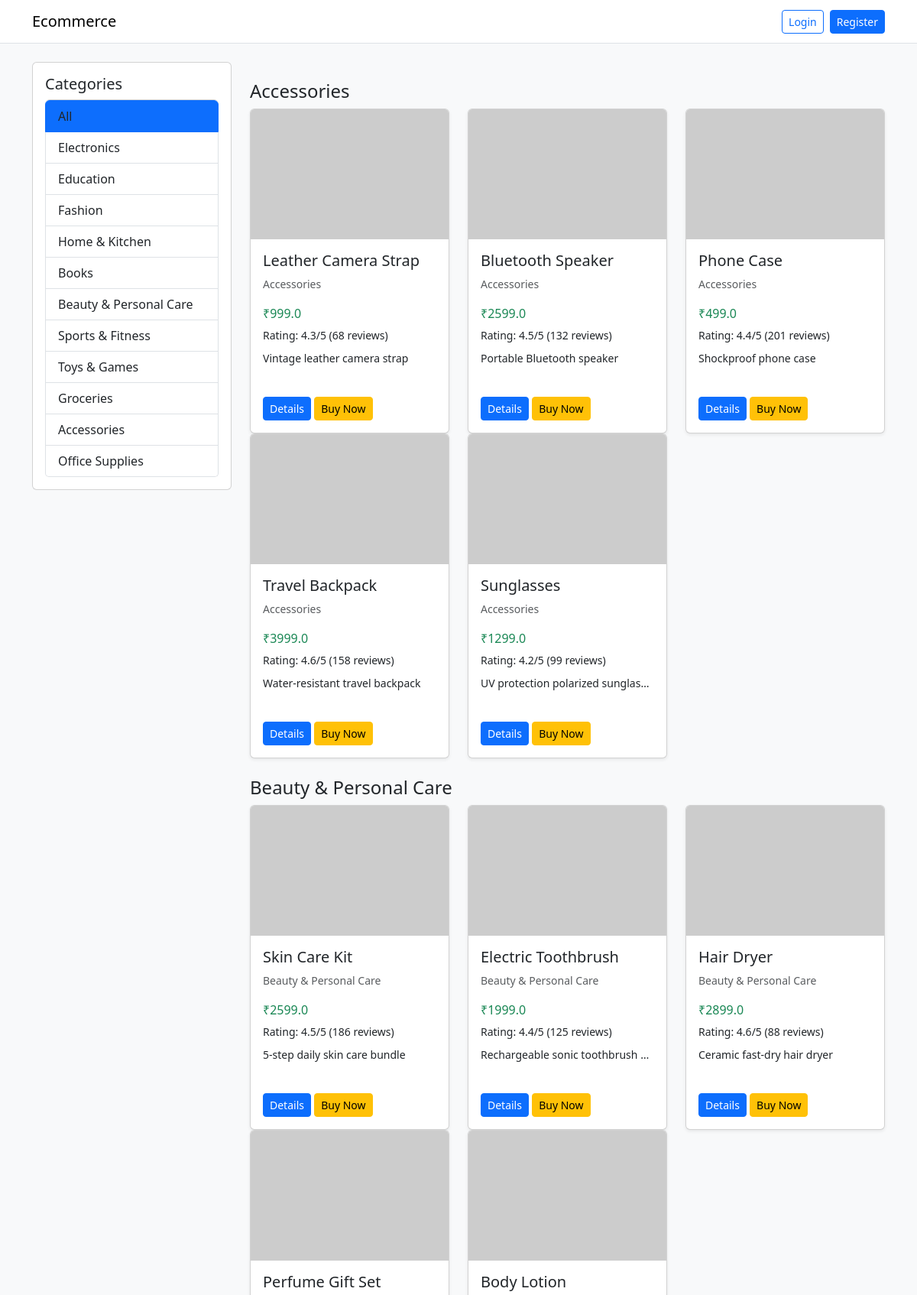
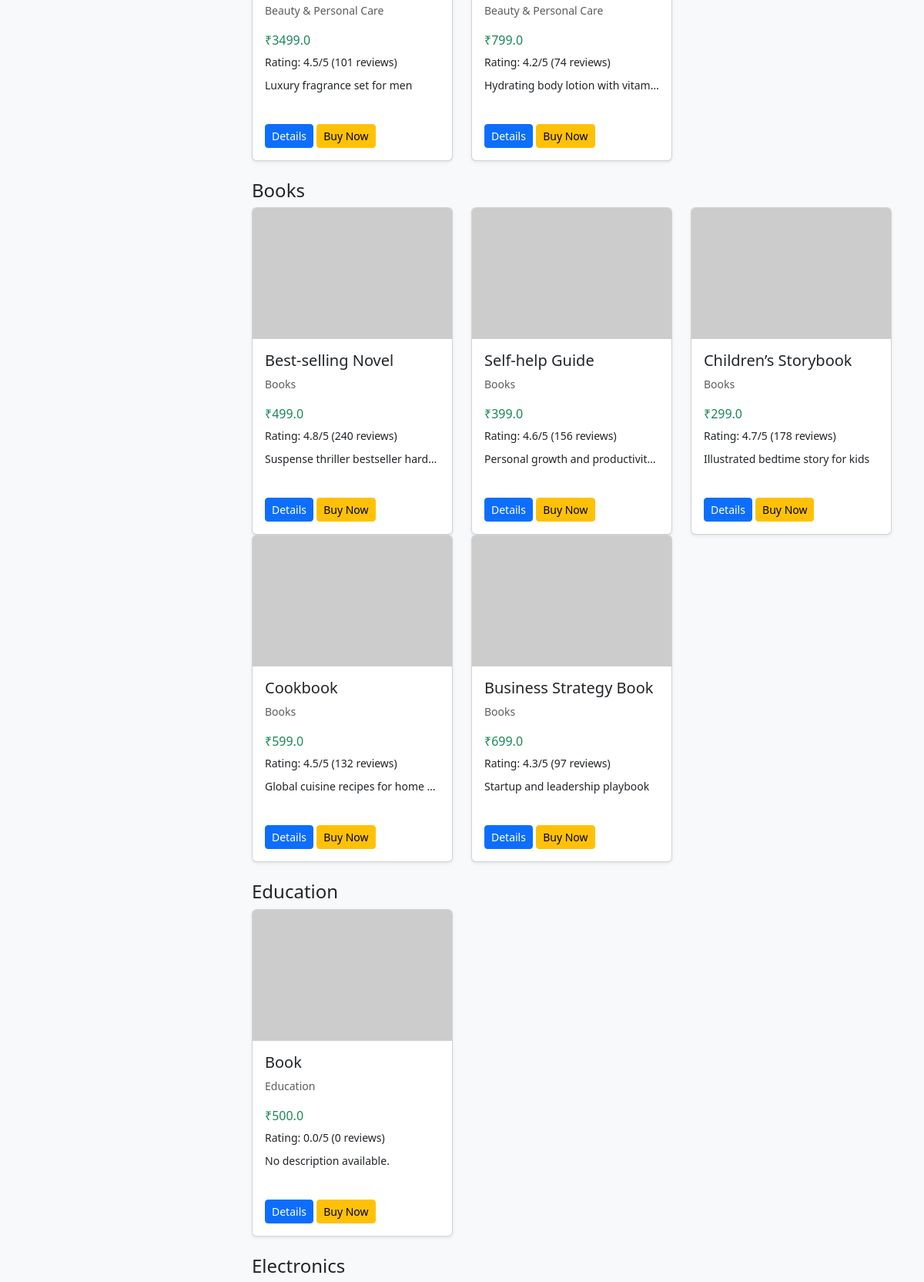
Page /products (upper part) on the committed database (2 pictures, top to bottom).
### tables this page shows
CREATE TABLE products (
            product_id INTEGER PRIMARY KEY AUTOINCREMENT,
            product_name TEXT,
            category TEXT,
            price REAL
        , image_url TEXT, description TEXT, rating REAL, review_count INTEGER);

### app.py (the view)
@app.route('/products')
def products():
    user = get_logged_in_user()
    selected_category = request.args.get('category', '')
    search_query = request.args.get('q', '').strip()
    db = get_db()
    cursor = db.cursor()
    cursor.execute('SELECT DISTINCT category FROM products')
    categories = [c[0] for c in cursor.fetchall()]
    if search_query:
        like_term = f'%{search_query}%'
        cursor.execute('SELECT product_id, product_name, category, price, image_url, description, rating, review_count FROM products WHERE product_name LIKE ? OR description LIKE ? OR category LIKE ? ORDER BY category, product_id', (like_term, like_term, like_term))
    elif selected_category and selected_category in categories:
        cursor.execute('SELECT product_id, product_name, category, price, image_url, description, rating, review_count FROM products WHERE category = ? ORDER BY product_id', (selected_category,))
    else:
        cursor.execute('SELECT product_id, product_name, category, price, image_url, description, rating, review_count FROM products ORDER BY category, product_id')
    products_list = cursor.fetchall()
    cursor.close()
    db.close()
    products_data = [
        {
            'product_id': p[0],
            'product_name': p[1],
            'category': p[2],
            'price': p[3],
            'image_url': p[4] or 'https://via.placeholder.com/300x200?text=Product',
            'description': p[5] or 'No description available.',
            'rating': p[6] or 0,
            'review_count': p[7] or 0
        }
        for p in products_list
    ]
    grouped = {}
    for item in products_data:
        grouped.setdefault(item['category'], []).append(item)
    return render_template('products.html', categories=categories, selected_category=selected_category, grouped_products=grouped, user=user)

### app.py (called while the page is built, shortened)
def get_logged_in_user():
    if 'user_id' not in session:
        return None

### db.py (called while the page is built)
def get_db():
    return sqlite3.connect('ecommerce.db')

### templates/products.html (shortened to what this page needs)
<!DOCTYPE html>
<html>
<head>
    <link href="https://cdn.jsdelivr.net/npm/bootstrap@5.3.0/dist/css/bootstrap.min.css" rel="stylesheet">
</head>
<body class="bg-light">
<nav class="navbar navbar-expand-lg navbar-light bg-white border-bottom">
    <div class="container">
        <a class="navbar-brand" href="/">Ecommerce</a>
        <div class="d-flex align-items-center">
            {% if user %}
                <span class="me-3">Welcome, {{ user.name }}</span>
                <a class="btn btn-outline-secondary btn-sm" href="/logout">Logout</a>
            {% else %}
                <a class="btn btn-outline-primary btn-sm me-2" href="/login">Login</a>
                <a class="btn btn-primary btn-sm" href="/register">Register</a>
            {% endif %}
        </div>
    </div>
</nav>
<div class="container mt-4">
    <div class="row">
        <div class="col-md-3">
            <div class="card p-3 mb-3">
                <h5>Categories</h5>
                <ul class="list-group">
                    <li class="list-group-item {% if not selected_category %}active{% endif %}"><a href="/products" class="text-decoration-none text-dark">All</a></li>
                    {% for category in categories %}
                        <li class="list-group-item {% if selected_category == category %}active{% endif %}"><a href="/products?category={{ category }}" class="text-decoration-none text-dark">{{ category }}</a></li>
                    {% endfor %}
                </ul>
            </div>
        </div>
        <div class="col-md-9">
            {% for category, items in grouped_products.items() %}
                <h4 class="mt-4">{{ category }}</h4>
                <div class="row">
                    {% for product in items %}
                        <div class="col-md-4">
                            <div class="card mb-4 shadow-sm" style="height:100%;">
                                <img src="{{ product.image_url or 'https://via.placeholder.com/300x200?text=Product' }}" class="card-img-top" alt="{{ product.product_name }}" style="height: 170px; object-fit: cover;">
                                <div class="card-body d-flex flex-column">
                                    <h5>{{ product.product_name }}</h5>
                                    <p class="text-muted small">{{ product.category }}</p>
                                    <p class="mb-1 text-success">₹{{ product.price }}</p>
                                    <div class="mb-2">
                                        <small>Rating: {{ '%.1f'|format(product.rating) }}/5 ({{ product.review_count }} reviews)</small>
                                    </div>
                                    <p class="small text-truncate">{{ product.description }}</p>
                                    <div class="mt-auto">
                                        <a class="btn btn-primary btn-sm" href="/product/{{ product.product_id }}">Details</a>
                                        <form action="/buy/{{ product.product_id }}" method="POST" class="d-inline">
                                            <button class="btn btn-warning btn-sm">Buy Now</button>
                                        </form>
                                    </div>
                                </div>
                            </div>
                        </div>
                    {% endfor %}
                </div>
            {% endfor %}
        </div>
    </div>
</div>
</body>
</html>

### rows in the picture
products: category "Accessories", product_name "Leather Camera Strap", price "999.0", rating "4.3", review_count "68", description "Vintage leather camera strap"
products: product_name "Bluetooth Speaker", category "Accessories", price "2599.0", rating "4.5", review_count "132", description "Portable Bluetooth speaker"
products: product_name "Phone Case", category "Accessories", price "499.0", rating "4.4", review_count "201", description "Shockproof phone case"
products: product_name "Travel Backpack", category "Accessories", price "3999.0", rating "4.6", review_count "158", description "Water-resistant travel backpack"
products: product_name "Sunglasses", category "Accessories", price "1299.0", rating "4.2", review_count "99", description "UV protection polarized sunglas…"
products: category "Beauty & Personal Care", product_name "Skin Care Kit", price "2599.0", rating "4.5", review_count "186", description "5-step daily skin care bundle"
products: product_name "Electric Toothbrush", category "Beauty & Personal Care", price "1999.0", rating "4.4", review_count "125", description "Rechargeable sonic toothbrush…"
products: product_name "Hair Dryer", category "Beauty & Personal Care", price "2899.0", rating "4.6", review_count "88", description "Ceramic fast-dry hair dryer"
products: product_name "Perfume Gift Set", category "Beauty & Personal Care", price "3499.0", rating "4.5", review_count "101", description "Luxury fragrance set for men"
products: product_name "Body Lotion", category "Beauty & Personal Care", price "799.0", rating "4.2", review_count "74", description "Hydrating body lotion with vitam…"
products: category "Books", product_name "Best-selling Novel", price "499.0", rating "4.8", review_count "240", description "Suspense thriller bestseller hard…"
products: product_name "Self-help Guide", category "Books", price "399.0", rating "4.6", review_count "156", description "Personal growth and productivit…"
products: product_name "Children’s Storybook", category "Books", price "299.0", rating "4.7", review_count "178", description "Illustrated bedtime story for kids"
products: product_name "Cookbook", category "Books", price "599.0", rating "4.5", review_count "132", description "Global cuisine recipes for home…"
products: product_name "Business Strategy Book", category "Books", price "699.0", rating "4.3", review_count "97", description "Startup and leadership playbook"
products: category "Education", product_name "Book", price "500.0", rating "0.0", review_count "0", description "No description available."
products: category "Electronics"

### other values in the picture
{{ category }} "Electronics" "Education" "Fashion" "Home & Kitchen" "Books" "Beauty & Personal Care" "Sports & Fitness" "Toys & Games" "Groceries" "Accessories" "Office Supplies"
